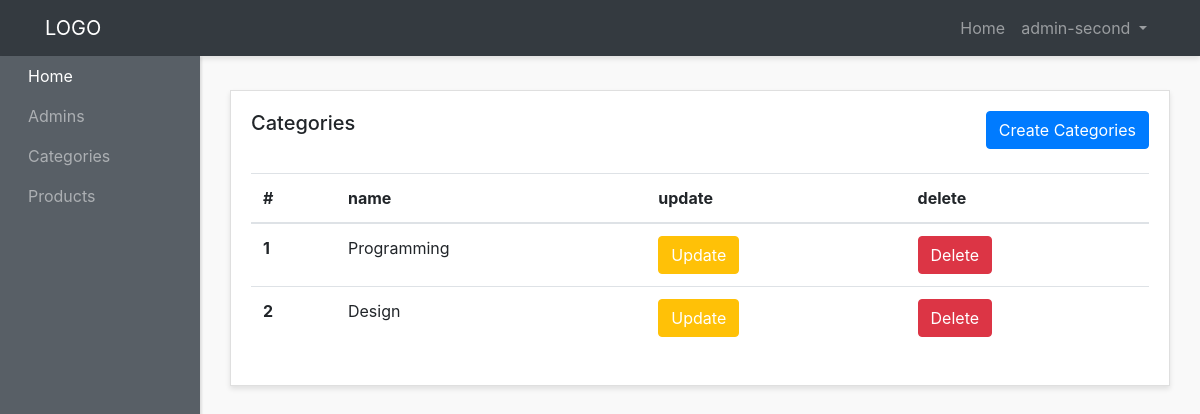
The app's page /admin-panel/categories-admins/show-categories.php (signed in) with its own data.
### tables this page shows
CREATE TABLE `categories` (
  `id` int(3) NOT NULL,
  `name` varchar(200) NOT NULL,
  `description` text NOT NULL,
  `image` varchar(200) NOT NULL,
  `created_at` timestamp NOT NULL DEFAULT current_timestamp()
);

### admin-panel/categories-admins/show-categories.php (the view, shortened to what this page needs)
<?php require "../layouts/header.php"; ?>
<?php require "../../config/config.php"; ?>
<?php
  $select = $conn->query("SELECT * FROM categories");
  $select->execute();
  $categories = $select->fetchAll(PDO::FETCH_OBJ);
?>
    <div class="container-fluid">
          <div class="row">
        <div class="col">
          <div class="card">
            <div class="card-body">
              <h5 class="card-title mb-4 d-inline">Categories</h5>
             <a  href="<?php echo ADMINURL; ?>/categories-admins/create-category.php" class="btn btn-primary mb-4 text-center float-right">Create Categories</a>
              <table class="table">
                <thead>
                  <tr>
                    <th scope="col">#</th>
                    <th scope="col">name</th>
                    <th scope="col">update</th>
                    <th scope="col">delete</th>
                  </tr>
                </thead>
                <tbody>
                  <?php foreach($categories as $category) : ?>
                  <tr>
                    <th scope="row"><?php echo $category->id; ?></th>
                    <td><?php echo $category->name; ?></td>
                    <td><a  href="<?php echo ADMINURL; ?>/categories-admins/update-category.php?id=<?php echo $category->id; ?>" class="btn btn-warning text-white text-center ">Update </a></td>
                    <td><a href="<?php echo ADMINURL; ?>/categories-admins/delete-category.php?id=<?php echo $category->id; ?>" class="btn btn-danger  text-center ">Delete </a></td>
                  </tr>
                  <?php endforeach; ?>
                </tbody>
              </table>
            </div>
          </div>
        </div>
      </div>
  </div>
<?php require "../layouts/footer.php"; ?>

### admin-panel/styles/style.css (style rules this page uses)
body { background:#f9f9f9; }
.card { margin-bottom: 15px; border-radius:0; box-shadow: 0 3px 5px rgba(0,0,0,.1); }

### records on screen
categories: id "1", name "Programming"
categories: id "2", name "Design"

### other values on screen
$_SESSION['adminname'] "admin-second"
